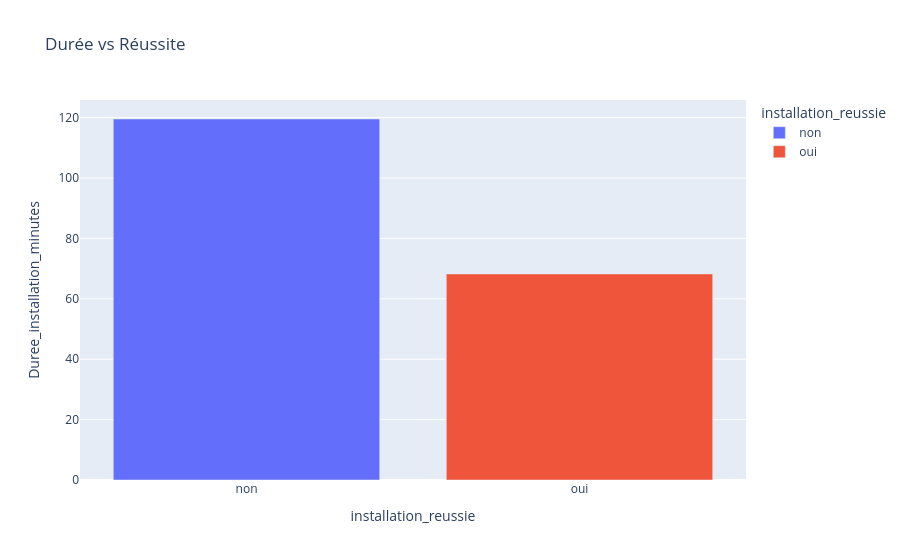

Here is the notebook cell this chart was saved with:
### Code cell
df_grouped2 = df.groupby("installation_reussie")["Duree_installation_minutes"].mean().reset_index()
df_grouped2
fig = px.bar(
    df_grouped2,
    x="installation_reussie",
    y="Duree_installation_minutes",
    color="installation_reussie",
    title="Durée vs Réussite"
)
fig.show()

### Figure 1 — Plotly figure (JSON) as saved in the notebook; plotly's stock layout.template omitted (floating-point values rounded to 4 significant figures)
{"data": [{"hovertemplate": "installation_reussie=%{x}<br>Duree_installation_minutes=%{y}<extra></extra>", "legendgroup": "non", "marker": {"color": "#636efa", "pattern": {"shape": ""}}, "name": "non", "orientation": "v", "showlegend": true, "textposition": "auto", "type": "bar", "x": ["non"], "xaxis": "x", "y": [119.5], "yaxis": "y"}, {"hovertemplate": "installation_reussie=%{x}<br>Duree_installation_minutes=%{y}<extra></extra>", "legendgroup": "oui", "marker": {"color": "#EF553B", "pattern": {"shape": ""}}, "name": "oui", "orientation": "v", "showlegend": true, "textposition": "auto", "type": "bar", "x": ["oui"], "xaxis": "x", "y": [68.22], "yaxis": "y"}], "layout": {"barmode": "relative", "legend": {"title": {"text": "installation_reussie"}, "tracegroupgap": 0}, "title": {"text": "Durée vs Réussite"}, "xaxis": {"anchor": "y", "categoryarray": ["non", "oui"], "categoryorder": "array", "domain": [0, 1], "title": {"text": "installation_reussie"}}, "yaxis": {"anchor": "x", "domain": [0, 1], "title": {"text": "Duree_installation_minutes"}}}}
